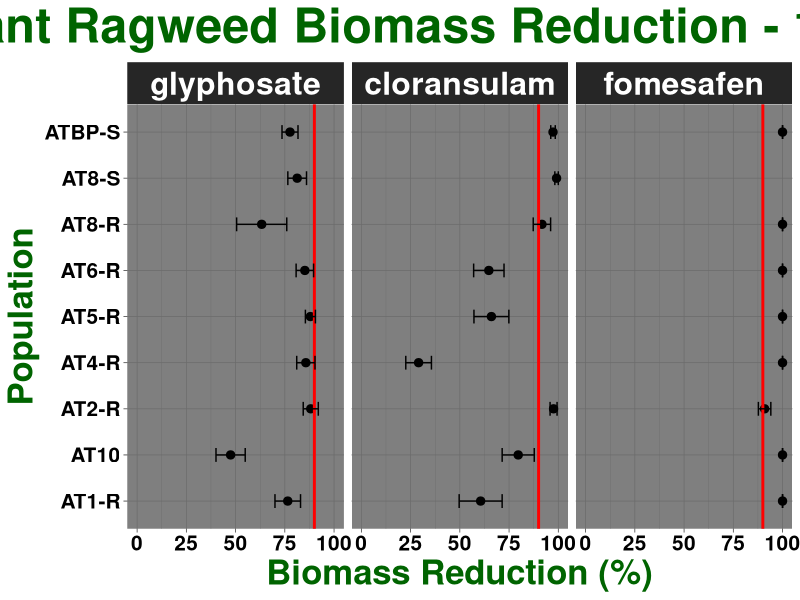

This figure's R source: (Note: this script raises an error after producing the figure.)
## ---- chunk 1

knitr::opts_chunk$set(echo = TRUE)
library(dplyr)
library(ggplot2)
library(ggpubr)

## ---- chunk 2

giant_rag <- read.csv("All POST_Reduction.csv")

str(giant_rag)

giant_rag$run <- as.factor(giant_rag$run)

giant_rag$pop <- as.factor(giant_rag$pop)

giant_rag$herb <- as.factor(giant_rag$herb)

giant_rag$rate <- as.factor(giant_rag$rate)

giant_rag$rep <- as.factor(giant_rag$rep)

str(giant_rag)

## ---- chunk 3

giant_rag_1x <- giant_rag %>% filter(rate == "1x")

## ---- chunk 4

summary_1x <- giant_rag_1x %>% 
  group_by(pop, herb) %>% 
  summarise(n = sum(!is.na(bio_red)), 
            mean = mean(bio_red, na.rm = TRUE), 
            sd = sd(bio_red, na.rm = TRUE),
            se = sd / sqrt(n),
            CI = qnorm(1- 0.05/2) * se)

summary_1x$herb <- factor(summary_1x$herb,
                       levels = c("glyphosate", "cloransulam", "fomesafen"))

summary_1x
            
## ---- chunk 5

ggplot(summary_1x, aes(x = mean*100, y = pop)) + 
  xlim(0, 100) + 
  geom_point(size = 2.5) + 
  geom_vline(xintercept = 90, size = 1, colour = "red") +
  geom_errorbar(aes(xmin = (mean*100) - (se*100), xmax = (mean*100) + (se*100), width = 0.3)) + 
  facet_grid( ~ herb, labeller = label_value) +
  labs(title = "Giant Ragweed Biomass Reduction - 1x POST", x = "Biomass Reduction (%)", y = "Population") + 
  theme_dark() + 
  theme (plot.title = element_text(face = "bold", hjust = 0.5, size = 35, colour = "darkgreen"), 
         axis.title = element_text(face = "bold", size = 25, colour = "darkgreen"), 
         axis.text = element_text(face = "bold", size = 15, colour = "black"),
         strip.text = element_text(face = "bold", size = 23, colour = "white")) +
  ggsave("RAW_POPxHERB_COMBINED_1x.jpeg", units="in", width = 15, height = 8, dpi=600)


## ---- chunk 6

giant_rag_3x <- giant_rag %>% filter(rate == "3x")

## ---- chunk 7

summary_3x <- giant_rag_3x %>% 
  group_by(pop, herb) %>% 
  summarise(n = sum(!is.na(bio_red)), 
            mean = mean(bio_red, na.rm = TRUE), 
            sd = sd(bio_red, na.rm = TRUE),
            se = sd / sqrt(n),
            CI = qnorm(1- 0.05/2) * se)

summary_3x$herb <- factor(summary_3x$herb,
                       levels = c("glyphosate", "cloransulam", "fomesafen"))

summary_3x
            
## ---- chunk 8

ggplot(summary_3x, aes(x = mean*100, y = pop)) + 
  xlim(0, 100) + 
  geom_point(size = 2.5) + 
  geom_vline(xintercept = 90, size = 1, colour = "red") +
  geom_errorbar(aes(xmin = (mean*100) - (se*100), xmax = (mean*100) + (se*100), width = 0.3)) + 
  facet_grid( ~ herb, labeller = label_value) +
  labs(title = "Giant Ragweed Biomass Reduction - 3x POST", x = "Biomass Reduction (%)", y = "Population") + 
  theme_dark() + 
  theme (plot.title = element_text(face = "bold", hjust = 0.5, size = 35, colour = "darkgreen"), 
         axis.title = element_text(face = "bold", size = 25, colour = "darkgreen"), 
         axis.text = element_text(face = "bold", size = 15, colour = "black"),
         strip.text = element_text(face = "bold", size = 23, colour = "white")) +
  ggsave("RAW_POPxHERB_COMBINED_3x.jpeg", units="in", width = 15, height = 8, dpi=600)


